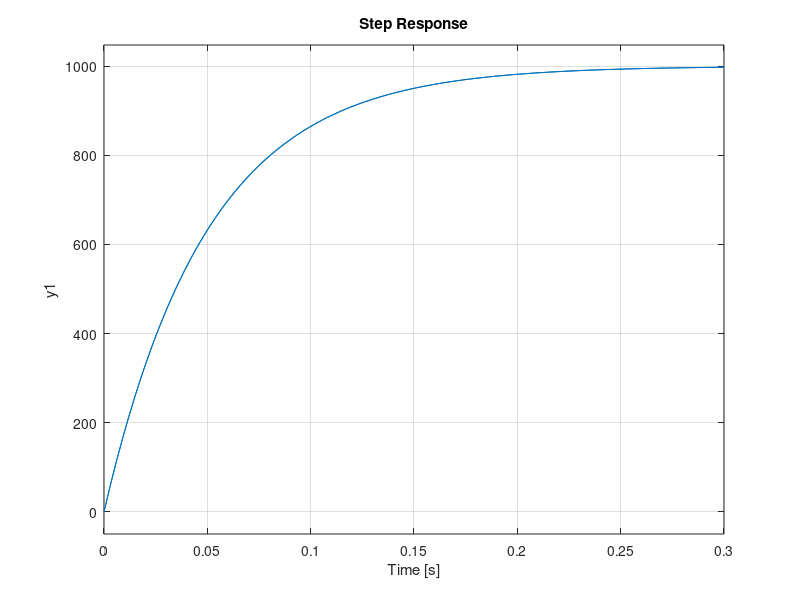
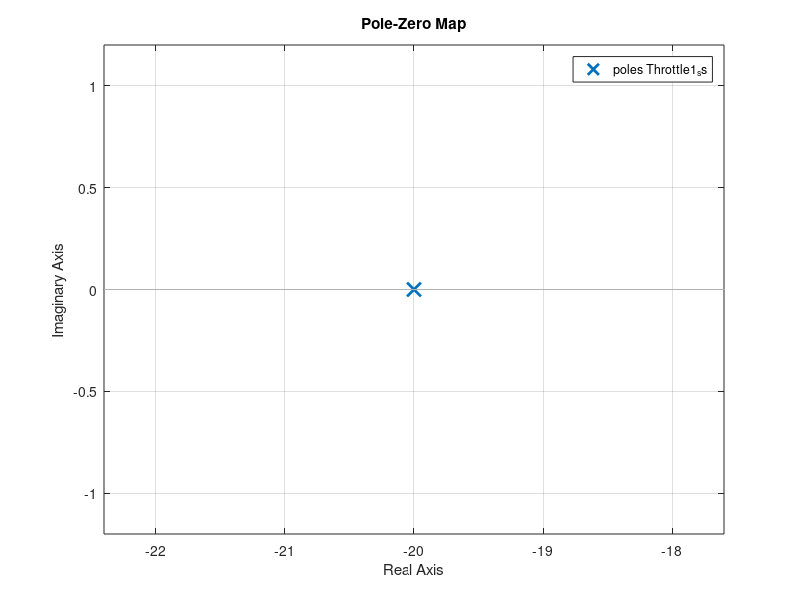

Here is the MATLAB script that generated these plots, in order:
% J.Williams
% University of Wisconsin-Madison
% EPD629: Powertrain Systems and Controls
% Assignement 04
% 2022-02-18

close all; clear; clc;

s = tf('s') % Define 's' for symbolic transfer function format

% Calibration Parameters
Kt = 0.063; % N*m/A
Kb = Kt; % V/(rad/s)
L = 1e-3; % Henry (Inductance)
R = 0.35; % Ohms
J = 50e-6; % kg*m^2
b = 0.001; % N*m/(rad/s)
K = 0.1; % N*m/rad
MotorTorque = 1; % Magnitude of input torque step (N*m)
ArmatureVoltage = 10; % Magnitude of input voltage step (V)

% Part 1: Throttle with damping, without spring, output angular velocity

G1 = 1/(J*s + b) % Transfer function
figure(1)
step(MotorTorque*G1)
hold on

A1 = -b/J
B1 = 1/J
C1 = 1
D1 = 0
Throttle1_ss = ss(A1, B1, C1, D1) % State space
step(MotorTorque*Throttle1_ss)

% Plot system poles using pzmap
figure(2)
pzmap(Throttle1_ss) % This should be identical to pzmap(G1)

